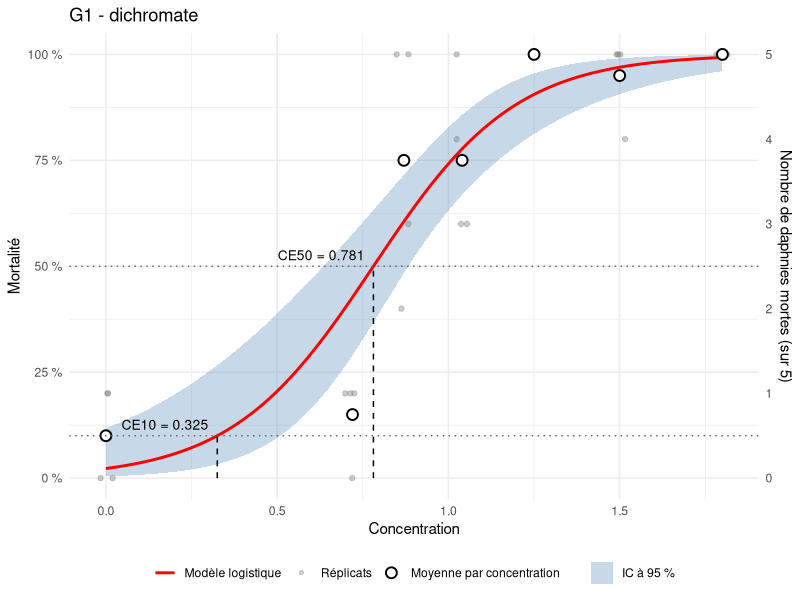
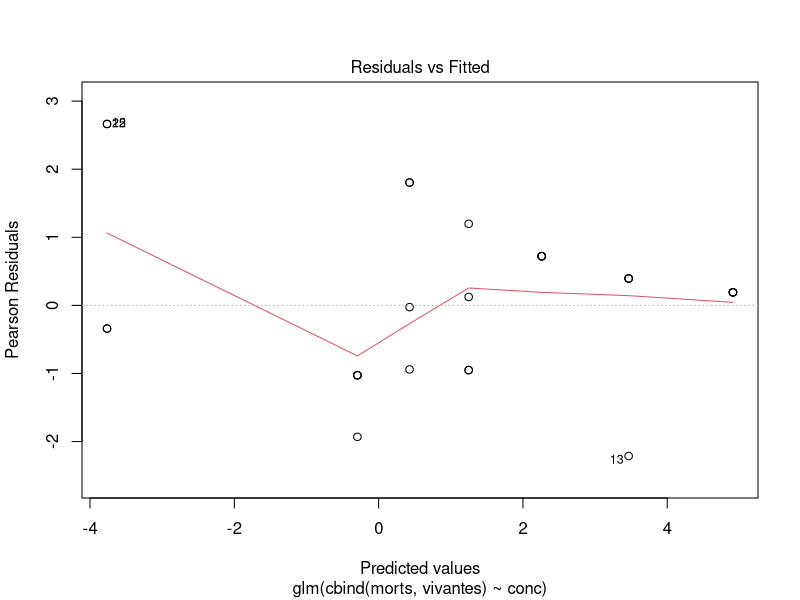
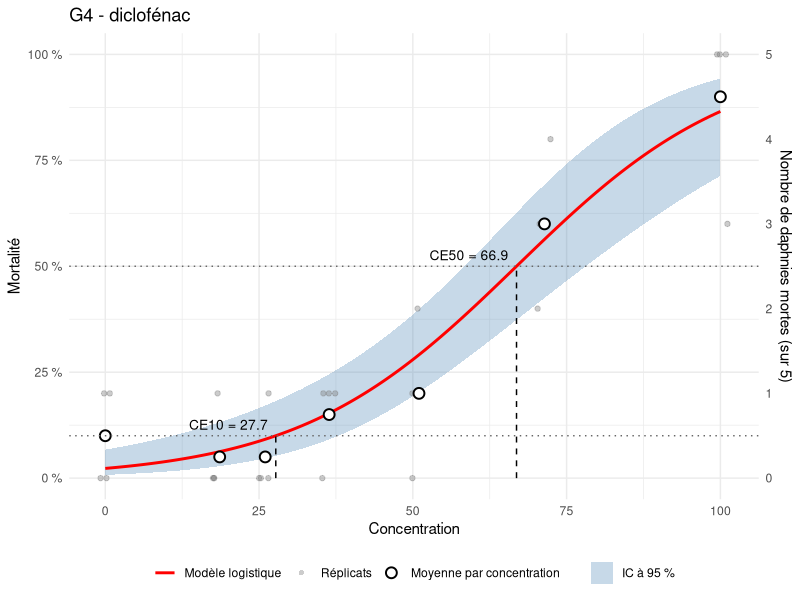
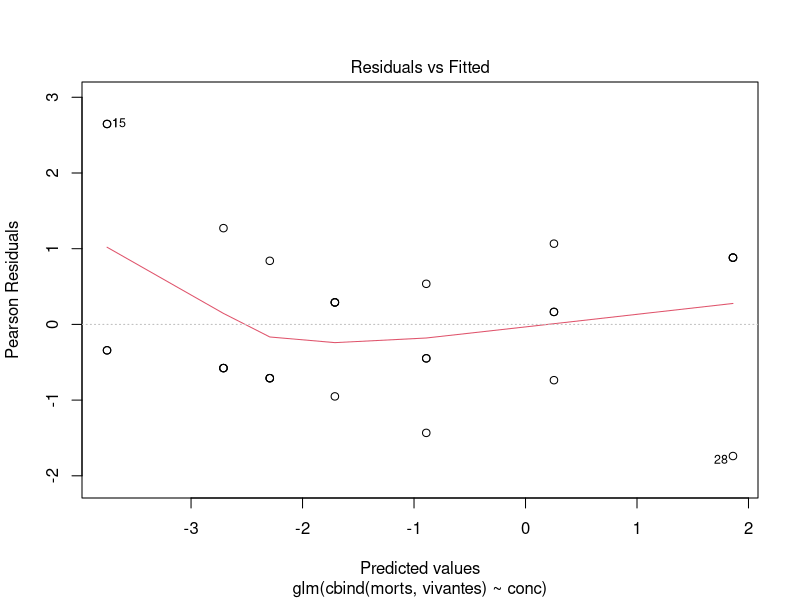
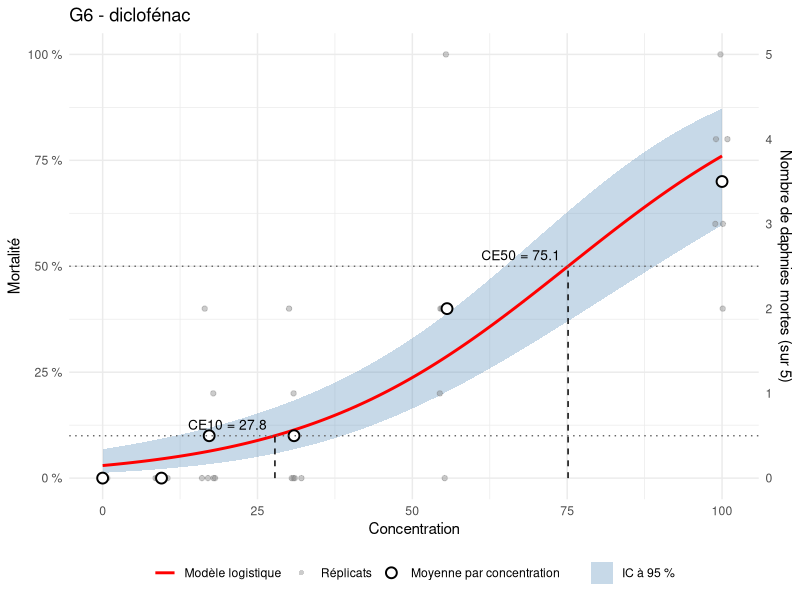
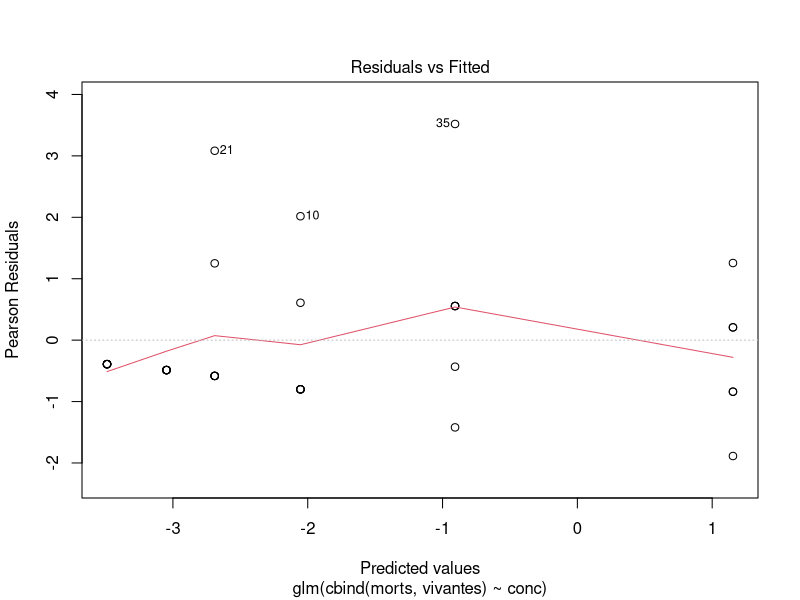

Generate these figures, in order, with R:
## ---- chunk 1
knitr::opts_chunk$set(echo = TRUE, message = FALSE, warning = FALSE,
                      fig.width = 7.5, fig.height = 4.8)
## ---- chunk 2
library(MASS)   # pour dose.p (calcul des CE avec leur écart-type)
n <- 5          # nombre de daphnies par réplicat
## ---- chunk 3
library(ggplot2)

graphique_modele <- function(fit, dat, titre) {

  # --- CE10 et CE50, uniquement pour les marquer sur le graphique
  b <- coef(fit)
  ce <- data.frame(p = c(0.1, 0.5))
  ce$x <- (qlogis(ce$p) - b[1]) / b[2]
  ce$etiquette <- sprintf("CE%d = %.3g", round(100 * ce$p), ce$x)

  # --- Moyenne des réplicats pour chaque concentration
  moy <- aggregate(morts ~ conc, data = dat, FUN = mean)
  moy$prop <- moy$morts / n

  # --- Courbe du modèle et intervalle de confiance à 95 %
  grille <- data.frame(conc = seq(0, max(dat$conc), length.out = 200))
  pr <- predict(fit, newdata = grille, type = "link", se.fit = TRUE)
  grille$pred <- plogis(pr$fit)
  grille$bas  <- plogis(pr$fit - 1.96 * pr$se.fit)
  grille$haut <- plogis(pr$fit + 1.96 * pr$se.fit)

  # --- Dessin
  ggplot() +
    geom_ribbon(data = grille, aes(conc, ymin = bas, ymax = haut, fill = "IC à 95 %"),
                alpha = 0.3) +
    geom_line(data = grille, aes(conc, pred, colour = "Modèle logistique"), linewidth = 1) +
    geom_jitter(data = dat, aes(conc, morts / n, colour = "Réplicats"), alpha = 0.4,
                position = position_jitter(width = 0.012 * max(dat$conc), height = 0)) +
    geom_point(data = moy, aes(conc, prop, colour = "Moyenne par concentration"),
               shape = 21, fill = "white", size = 3, stroke = 1) +
    geom_hline(yintercept = ce$p, linetype = "dotted", colour = "grey40") +
    geom_segment(data = ce, aes(x = x, xend = x, y = 0, yend = p), linetype = "dashed") +
    geom_text(data = ce, aes(x = x, y = p, label = etiquette),
              hjust = 1.1, vjust = -0.6, size = 3.5) +
    scale_colour_manual(
      name = NULL,
      values = c("Modèle logistique" = "red", "Réplicats" = "grey50",
                 "Moyenne par concentration" = "black"),
      breaks = c("Modèle logistique", "Réplicats", "Moyenne par concentration")) +
    scale_fill_manual(name = NULL, values = c("IC à 95 %" = "steelblue")) +
    guides(colour = guide_legend(override.aes = list(
      linetype = c(1, 0, 0), shape = c(NA, 16, 21), fill = c(NA, NA, "white")))) +
    scale_y_continuous(
      labels = function(v) paste0(100 * v, " %"),
      sec.axis = sec_axis(~ . * n, name = "Nombre de daphnies mortes (sur 5)")) +
    labs(title = titre, x = "Concentration", y = "Mortalité") +
    theme_minimal() +
    theme(legend.position = "bottom")
}
## ---- chunk 4
d <- read.table("tableau_taux_survie_dichromateP_G1.csv", sep = ";", header = TRUE,
                fileEncoding = "UTF-8-BOM")
# Passage du taux de survie (%) au nombre de daphnies mortes
morts <- round(n * (1 - d[, 3:ncol(d)] / 100))
dat <- data.frame(conc  = rep(d$concentration, ncol(morts)),
                  morts = as.vector(as.matrix(morts)))
dat$vivantes <- n - dat$morts
head(dat)
## ---- chunk 5
fit <- glm(cbind(morts, vivantes) ~ conc, family = binomial, data = dat)
summary(fit)
## ---- chunk 6
dose.p(fit, p = c(0.5, 0.1))   # Dose = CE, SE = écart-type
## ---- chunk 7
graphique_modele(fit, dat, "G1 - dichromate")
## ---- chunk 8
# 1. Effet de la concentration
anova(fit, test = "Chisq")

# 2. Loi binomiale : X²/ddl proche de 1 ? (sinon surdispersion)
X2 <- sum(residuals(fit, type = "pearson")^2)
X2 / fit$df.residual
pchisq(X2, fit$df.residual, lower.tail = FALSE)

# 3. Le logit est-il une droite ? Comparaison avec le modèle "une proportion par concentration"
fit_facteur <- glm(cbind(morts, vivantes) ~ factor(conc), family = binomial, data = dat)
anova(fit, fit_facteur, test = "Chisq")

# 4. Points aberrants
plot(fit, which = 1)
## ---- chunk 9
d <- read.table("tableau_taux_survie_diclo_G4.csv", sep = ";", header = TRUE,
                fileEncoding = "UTF-8-BOM")
morts <- round(n * (1 - d[, 3:ncol(d)] / 100))
dat <- data.frame(conc  = rep(d$concentration, ncol(morts)),
                  morts = as.vector(as.matrix(morts)))
dat$vivantes <- n - dat$morts

fit <- glm(cbind(morts, vivantes) ~ conc, family = binomial, data = dat)
summary(fit)

dose.p(fit, p = c(0.5, 0.1))
## ---- chunk 10
graphique_modele(fit, dat, "G4 - diclofénac")
## ---- chunk 11
anova(fit, test = "Chisq")

X2 <- sum(residuals(fit, type = "pearson")^2)
X2 / fit$df.residual
pchisq(X2, fit$df.residual, lower.tail = FALSE)

fit_facteur <- glm(cbind(morts, vivantes) ~ factor(conc), family = binomial, data = dat)
anova(fit, fit_facteur, test = "Chisq")

plot(fit, which = 1)
## ---- chunk 12
d <- read.table("tableau_taux_survie_diclo_G6.csv", sep = ";", header = TRUE,
                fileEncoding = "UTF-8-BOM")
morts <- round(n * (1 - d[, 3:ncol(d)] / 100))
dat <- data.frame(conc  = rep(d$concentration, ncol(morts)),
                  morts = as.vector(as.matrix(morts)))
dat$vivantes <- n - dat$morts

fit <- glm(cbind(morts, vivantes) ~ conc, family = binomial, data = dat)
summary(fit)

dose.p(fit, p = c(0.5, 0.1))
## ---- chunk 13
graphique_modele(fit, dat, "G6 - diclofénac")
## ---- chunk 14
anova(fit, test = "Chisq")

X2 <- sum(residuals(fit, type = "pearson")^2)
X2 / fit$df.residual
pchisq(X2, fit$df.residual, lower.tail = FALSE)

fit_facteur <- glm(cbind(morts, vivantes) ~ factor(conc), family = binomial, data = dat)
anova(fit, fit_facteur, test = "Chisq")

plot(fit, which = 1)
